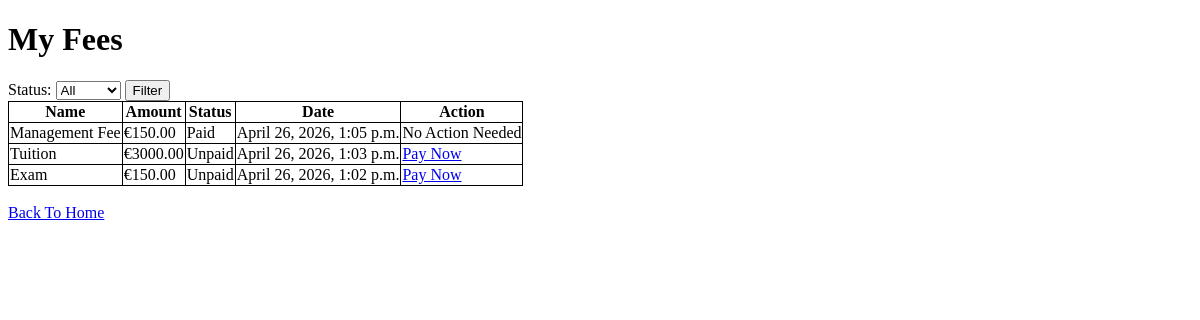
The page /services/fees/ (signed in) on the database as committed earlier.
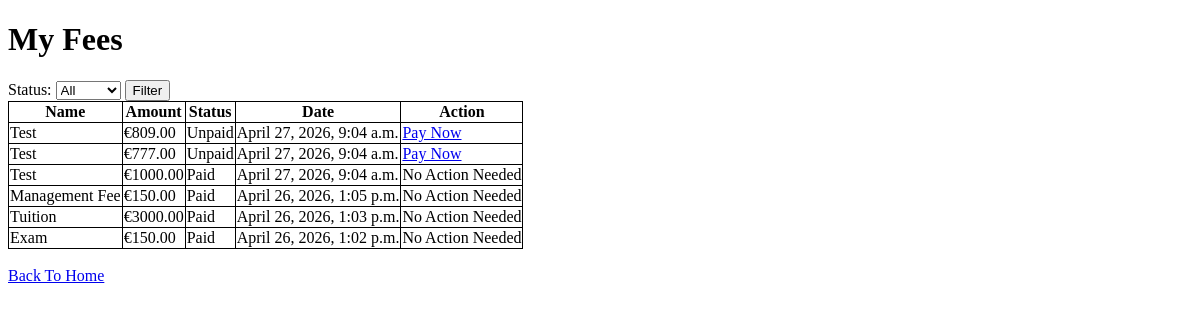
The same page on the database as committed later.
### services/models.py (models this page shows)
class Fee(models.Model):
	user = models.ForeignKey(User, on_delete=models.CASCADE)
	name = models.CharField(max_length=32)
	amount = models.DecimalField(max_digits=6, decimal_places=2)
	status = models.CharField(max_length=6, choices=[('Unpaid', 'Unpaid'), ('Paid', 'Paid')], default='Unpaid')
	date = models.DateTimeField(auto_now_add=True)

### services/views.py (the view)
# urls.py: path("fees/", views.feesView, name="fees"),
@login_required
def feesView(request):
	allFees = Fee.objects.filter(user=request.user)
	filter = request.GET.get("status")
	if filter in ["Unpaid", "Paid"]:
		allFees = allFees.filter(status=filter)
	fees = allFees.order_by("-date")
	return render(request, "services/fee.html", {"fees": fees})

### services/templates/services/fee.html (shortened to what this page needs)
<!DOCTYPE html>
<html>
	<head>
	</head>
	<body>
		<h1>My Fees</h1>
		<form method="get" action="{%url 'fees'%}">
			<label>Status:
				<select name="status">
					<option value="">All</option>
				</select>
			</label>
			<button type="submit">Filter</button>
		</form>
		<table class="table">
			<tr class="table">
				<th class="table">Name</th>
				<th class="table">Amount</th>
				<th class="table">Status</th>
				<th class="table">Date</th>
				<th class="table">Action</th>
			</tr>
			{%for fee in fees%}
			<tr>
				<td class="table">{{fee.name}}</td>
				<td class="table">€{{fee.amount}}</td>
				<td class="table">{{fee.status}}</td>
				<td class="table">{{fee.date}}</td>
				{%if fee.status == "Unpaid"%}
					<td class="table"><a href="{%url 'payFee' fee.id%}">Pay Now</a></td>
				{%else%}
					<td class="table">No Action Needed</td>
				{%endif%}
			</tr>
			{%empty%}
			<tr>
				<td colspan="4">No Fees Found</td>
			</tr>
			{%endfor%}
		</table>
		<br>
		<a href="{%url 'index'%}">Back To Home</a>
	</body>
</html>

### services/templates/services/fee.html (style rules this page uses)
.table { border: 1px solid black; border-collapse: collapse; }

Rows that differ between the two databases and show on the page:
added Fee: name "Test", amount "809.00", status "Unpaid", date "April 27, 2026, 9:04 a.m.", shows "Pay Now"
added Fee: name "Test", amount "777.00", status "Unpaid", date "April 27, 2026, 9:04 a.m.", shows "Pay Now"
added Fee: name "Test", amount "1000.00", status "Paid", date "April 27, 2026, 9:04 a.m.", shows "No Action Needed"
changed Fee "Tuition": status "Unpaid" → "Paid"; status "Pay Now" → "No Action Needed"
changed Fee "Exam": status "Unpaid" → "Paid"; status "Pay Now" → "No Action Needed"
